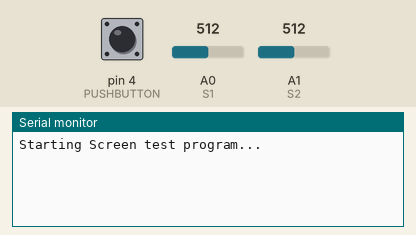
The sketch below on a simulated Arduino Mega 2560, built with avr-gcc and run on an emulated ATmega2560. Parts: the last lines printed to the serial monitor. Inputs (shaded band) come from the test bench; at power-on: pin 4 (PUSHBUTTON) LOW, A0 (S1) = 512, A1 (S2) = 512. Random numbers use the default seed unless the sketch sets one.

Above: at 1.2 s.
1.3 s: pin 4 (PUSHBUTTON) pulled HIGH for 0.15 s
At 2.0 s:
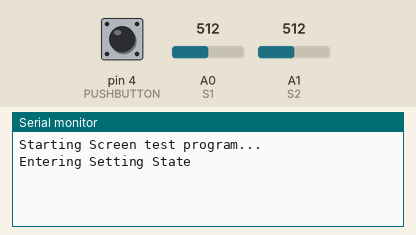
3.0 s: pin 4 (PUSHBUTTON) pulled HIGH for 1 s
At 4.5 s:
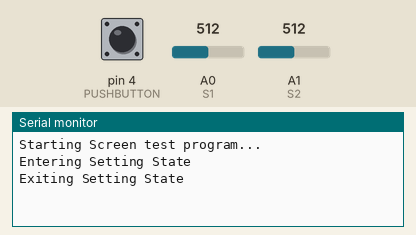

The sketch:

screen_test2.ino
```cpp
#include "definitions.h"

#define S1 A0
#define S2 A1

int randomCounter;
long sensorCounterStart;

void setup()
{

  Serial.begin(115200);

  screenInit();

  pinMode(S1, INPUT);
  pinMode(S2, INPUT);
  sensorCounterStart = millis();
  randomCounter = 0;

  randomSeed(analogRead(3));


  Serial.println("Starting Screen test program...");
}

void loop()
{
  if((millis() - sensorCounterStart) >= 10)
  {
    uint16_t s1DigitalRead = analogRead(S1);
    uint16_t s2DigitalRead = analogRead(S2);

    float s1Float = s1DigitalRead * (5.0/1024.0);
    float s2Float = s2DigitalRead * (5.0/1024.0);

    float fAvg = (s1Float + s2Float) / 2.0;

    float values[3] = {s1Float, s2Float, fAvg};

    setPGraphPoint(s1Float);
    setFGraphPoint(s2Float);
    setVGraphPoint(fAvg);

    if(randomCounter >= 30)
    {
      setPPeak(random(500,2000)/100.0);
      setPMean(random(500,2000)/100.0);
      setPEEP(random(500,2000)/100.0);
      setRR(random(500,2000)/100.0);
      setO2(random(500,2000)/100.0);
      setMVE(random(500,2000)/100.0);
      setVTI(random(500,2000)/100.0);
      setVTE(random(500,2000)/100.0);

      writeSRAMVar(9, SELECTION_E);

      randomCounter = 0;
    }
    else
    {
      randomCounter++;
    }

    sensorCounterStart = millis();
  }
  screenLoop();
}
```

definitions.h
```cpp
#ifndef DEFINITIONS_H
#define DEFINITIONS_H

#define SENSOR1 A0
#define selector A1

#define PUSHBUTTON 4

#define ENCODERA 2
#define ENCODERB 3

#define ENCODERMAXVAL 140
#define ENCODERMINVAL 0

#define ENCDIRUP 1
#define ENCDIRDOWN 0

#define ENCWINDOW 10

#define SCREEN_SETTING_ID 0x2000
#define SCREEN_GO_ID 0x2050

#define PGRAPH_ID 0x01
#define FGRAPH_ID 0x02
#define VGRAPH_ID 0x04

#define PMAXVAL 5.0
#define FMAXVAL 5.0
#define VMAXVAL 2.5

#define PGRAPHRES 4096
#define FGRAPHRES 4096
#define VGRAPHRES 2048

#define PPEAK 0x0100
#define PMEAN 0x0101
#define PEEP 0x0102
#define RR 0x0103
#define O2 0x0104
#define MVE 0x0105
#define VTI 0x0106
#define VTE 0x0107

#define SELECTION_I 0x0108
#define SELECTION_E 0x0109

uint8_t encDir;
int encoder;
int lastEncoderVal;
int selectionVal;

int settingState;
int opState;

long encWindowStart;

uint8_t screenRxBuffer[50];
uint16_t index;

#endif
```

screenAux.ino
```cpp
void setState()
{
  if(settingState == 0)
  {
    Serial.println("Entering Setting State");
    settingState = 1;
    attachInterrupt(digitalPinToInterrupt(ENCODERA), encoderA, CHANGE);
  }
  else
  {
    Serial.println("Exiting Setting State");
    settingState = 0;
    detachInterrupt(digitalPinToInterrupt(ENCODERA));
  }
}

void setOpState()
{
  if(opState == 0)
  {
    Serial.println("Starting Dev Operation");
    opState = 1;
  }
  else if(opState == 1)
  {
    Serial.println("Ending Dev Operation");
    opState = 0;
  }
}

bool checkIfNewSelectionValue()
{
  bool result;

  result = false;
  if(millis() - encWindowStart >= ENCWINDOW)
  {
    if(lastEncoderVal != encoder)
    {
      selectionVal = selectionVal + encoder;
      selectionVal = selectionVal;

      if(selectionVal >= ENCODERMAXVAL && encDir == ENCDIRUP)
      {
        selectionVal = ENCODERMAXVAL;
        encoder = 0;
      }
      else if(selectionVal <= ENCODERMINVAL && encDir == ENCDIRDOWN)
      {
        selectionVal = ENCODERMINVAL;
        encoder = 0;
      }

      lastEncoderVal = encoder;
      result = true;
    }
    encWindowStart = millis();
  }

  return result;
}

bool checkEncButtonPressed()
{
  if(checkEncButton() == HIGH)
  {
    while(checkEncButton() == HIGH);
    delay(50);
    return true;
  }
  return false;
}

uint16_t getScreenButtonId ()
{
  uint16_t buttonId;

  buttonId = (screenRxBuffer[index-5] << 8) | screenRxBuffer[index-4];

  return buttonId;
}

bool checkIfScreenSet(uint16_t buttonId)
{
  if(buttonId == SCREEN_SETTING_ID)
  {
    return true;
  }
  return false;
}

bool checkIfScreenGo(uint16_t buttonId)
{
  if(buttonId == SCREEN_GO_ID)
  {
    return true;
  }
  return false;
}

int checkEncButton()
{
  return digitalRead(PUSHBUTTON);
}


void encoderA()
{
  int aState;

  aState = digitalRead(ENCODERA);

  if(digitalRead(ENCODERB) != aState)
  {
    encoder++;
//    encoder = encoder/2;
    encDir = ENCDIRUP;
  }
  else
  {
    encoder--;
//    encoder = encoder/2;
    encDir = ENCDIRDOWN;
  }

//  Serial.print("Encoder: ");
//  Serial.println(encoder);
  delay(10);
}


bool checkIfScreenInput(long timeout, uint8_t* dataBuffer, uint16_t* index)
{
  long start;
  if(Serial1.available() > 0)
  {
//    if((millis() - start) >= timeout)
//    {
//      return false;
//    }
    uint16_t i = 0;
    uint8_t endFlag = 0;
    uint8_t packetLen = 0;

    while(endFlag != 1)
    {
      if(Serial1.available() > 0)
      {
        dataBuffer[i] = Serial1.read();
//        Serial.print("Byte received: ");
//        Serial.println(dataBuffer[i], HEX);
        i++;
      }
      if(i == 3)
      {
        packetLen = dataBuffer[i-1];
//        Serial.print("Packet length: ");
//        Serial.println(packetLen);
      }
      else if(packetLen != 0 && i >= (packetLen + 3))
      {
        endFlag = 1;
      }
    }
    *index = i;
    return true;
  }
  return false;
}

void writeSRAMVar(uint16_t value, uint16_t pointer)
{
  uint8_t data[2];
  uint8_t pointerBytes[2];
  uint8_t txBuffer[8];
  uint8_t packetLen;

  packetLen = 5;

  pointerBytes[0] = (pointer >> 8) & 0xFF;
  pointerBytes[1] = pointer & 0xFF;

  data[0] = (value >> 8) & 0xFF;
  data[1] = value & 0xFF;

  txBuffer[0] = 0x5A;
  txBuffer[1] = 0xA5;
  txBuffer[2] = packetLen;
  txBuffer[3] = 0x82; //Command to write SRAM Variable
  txBuffer[4] = pointerBytes[0];
  txBuffer[5] = pointerBytes[1];
  txBuffer[6] = data[0];
  txBuffer[7] = data[1];

  sendToScreen(txBuffer, 8);
}

void readSRAMVar(uint16_t pointer, uint8_t wordLen, uint16_t* returnBuffer)
{
  uint8_t pointerBytes[2];
  uint8_t txBuffer[7];
  uint8_t packetLen;
  uint8_t rxBuffer[wordLen * 2];
  uint8_t rxIndex;
  uint16_t regWord[wordLen];


  pointerBytes[0] = (pointer >> 8) & 0xFF;
  pointerBytes[1] = pointer & 0xFF;

  txBuffer[0] = 0x5A;
  txBuffer[1] = 0xA5;
  txBuffer[2] = packetLen;
  txBuffer[3] = 0x83; //Command to read SRAM Variable
  txBuffer[4] = pointerBytes[0];
  txBuffer[5] = pointerBytes[1];
  txBuffer[6] = wordLen;

  sendToScreen(txBuffer,7);

  rxIndex = 0;

  while(Serial1.available() > 0)
  {
    rxBuffer[rxIndex] = Serial1.read();
    rxIndex++;
  }

  for(uint16_t i=0; i<wordLen; i++)
  {
    returnBuffer[i] = (rxBuffer[2*i] << 8) | rxBuffer[2*i + 1];
  }
}

void writeRTGSingle(uint16_t datapoint, uint8_t channel)
{
  uint8_t data[2];
  uint8_t txBuffer[7];
  uint8_t packetLen;

  packetLen = 4;  //Fixed for single datapoint in single real time graph

  data[0] = (datapoint >> 8) & 0xFF;
  data[1] = datapoint & 0xFF;

  txBuffer[0] = 0x5A;
  txBuffer[1] = 0xA5;
  txBuffer[2] = packetLen;
  txBuffer[3] = 0x84; //Command for Dynamic Trend Curve
  txBuffer[4] = channel;
  txBuffer[5] = data[0];
  txBuffer[6] = data[1];

  sendToScreen(txBuffer,7);
}

void writeRTGSMulti(uint16_t* datapoints, uint8_t dpSize, uint8_t channels)
{
  uint16_t txBufferLen = 5 + 2 * dpSize;
  uint8_t convDataBuffer[2 * dpSize];
  uint8_t txBuffer[txBufferLen];
  uint8_t packetLen;

  packetLen = 2 + 2 * dpSize;

  for(int i=0; i<dpSize; i++)
  {
    convDataBuffer[2*i] = (datapoints[i] >> 8) & 0xFF;
    convDataBuffer[2*i + 1] = datapoints[i] & 0xFF;
  }

  txBuffer[0] = 0x5A;
  txBuffer[1] = 0xA5;
  txBuffer[2] = packetLen;
  txBuffer[3] = 0x84;
  txBuffer[4] = channels;
  for(int i=5; i<(5 + 2*dpSize); i++)
  {
    txBuffer[i] = convDataBuffer[i-5];
  }

  sendToScreen(txBuffer, txBufferLen);
}

void sendToScreen(uint8_t* dataBuffer,uint16_t bufferSize)
{
  for(uint16_t i=0; i<bufferSize; i++)
  {
    Serial1.write(dataBuffer[i]);
  }
}
```

screenSupport.ino
```cpp
void screenInit()
{
  Serial1.begin(115200);

//  attachInterrupt(digitalPinToInterrupt(ENCODERA), encoderA, CHANGE);

  pinMode(SENSOR1, INPUT);
  pinMode(PUSHBUTTON, INPUT);
  pinMode(ENCODERA, INPUT);
  pinMode(ENCODERB, INPUT);

  encoder = 0;
  lastEncoderVal = 0;
  selectionVal = 0;
  settingState = 0;
  opState = 0;

  encWindowStart = millis();
}

void screenLoop()
{
  if(checkIfScreenInput(50, screenRxBuffer, &index))
  {
    Serial.println("Screen touched");
    uint16_t bId = getScreenButtonId();
    if(checkIfScreenSet(bId))
    {
      setState();
    }
    else if(checkIfScreenGo(bId))
    {
      setOpState();
    }
  }

  if(checkEncButtonPressed())
  {
    setState();
  }

  if(settingState == 1)
  {
    if(checkIfNewSelectionValue())
    {
      writeSRAMVar(selectionVal, SELECTION_I);
    }
  }
}

void setPPeak(float value)
{
  uint16_t ppeakValue = value;

  writeSRAMVar(ppeakValue, PPEAK);
}

void setPMean(float value)
{
  uint16_t pmeanValue = value;

  writeSRAMVar(pmeanValue, PMEAN);
}

void setPEEP(float value)
{
  uint16_t peepValue = value;

  writeSRAMVar(peepValue, PEEP);
}

void setRR(float value)
{
  uint16_t rrValue = value;

  writeSRAMVar(rrValue, RR);
}

void setO2(float value)
{
  uint16_t o2Value = value;

  writeSRAMVar(o2Value, O2);
}

void setMVE(float value)
{
  uint16_t mveValue = value;

  writeSRAMVar(mveValue, MVE);
}

void setVTI(float value)
{
  uint16_t vtiValue = value;

  writeSRAMVar(vtiValue, VTI);
}

void setVTE(float value)
{
  uint16_t vteValue = value;

  writeSRAMVar(vteValue, VTE);
}

void setPGraphPoint(float datapoint)
{
  uint16_t digital;

  digital = (uint16_t)((PGRAPHRES/PMAXVAL) * datapoint);
  writeRTGSingle(digital, PGRAPH_ID);
}

void setFGraphPoint(float datapoint)
{
  uint16_t digital;

  digital = (uint16_t)((FGRAPHRES/FMAXVAL) * datapoint);
  writeRTGSingle(digital, FGRAPH_ID);
}

void setVGraphPoint(float datapoint)
{
  uint16_t digital;

  digital = (uint16_t)((VGRAPHRES/VMAXVAL) * datapoint);
  writeRTGSingle(digital, VGRAPH_ID);
}

void setAllGraphsPoints(float* values, uint16_t valSize)
{
  uint16_t datapoints[valSize];
  float convs[valSize] = {PGRAPHRES/PMAXVAL, FGRAPHRES/FMAXVAL, VGRAPHRES/VMAXVAL};

  for(int i=0; i<valSize; i++)
  {
    datapoints[i] = (uint16_t)(convs[i] * values[i]);
  }

  uint8_t channels = PGRAPH_ID | FGRAPH_ID | VGRAPH_ID;
  Serial.print("Channel Flag: ");
  Serial.println(channels, HEX);

  writeRTGSMulti(datapoints, valSize, channels);
}
```

Measured:
- after the input at 1.3 s, the serial monitor: prints a new line after 0.20 s (image 1)
- after the input at 3.0 s, the serial monitor: prints a new line after 1.1 s (image 2)
